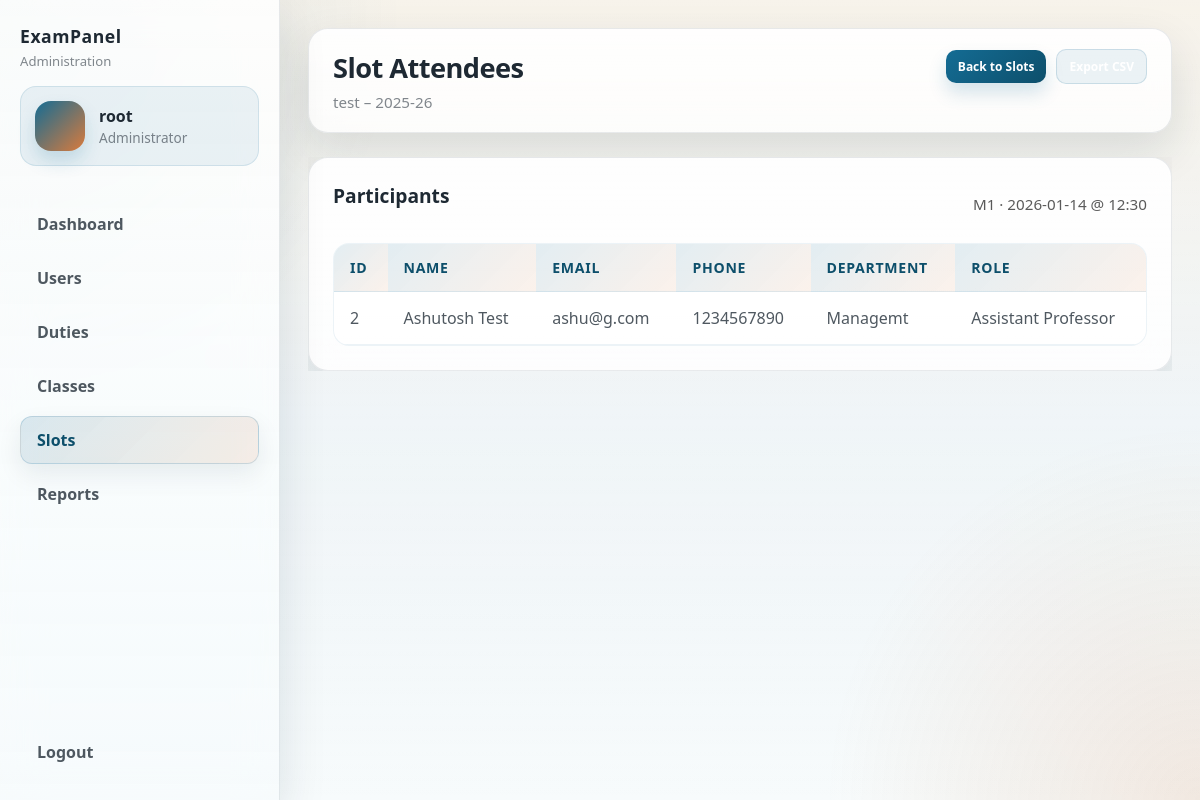
Page /admin/slot_applicants.php?slot=1 (signed in) on the committed database.
### tables this page shows
CREATE TABLE `slot` (
  `id` int(11) NOT NULL,
  `duty` int(11) DEFAULT NULL,
  `slottext` varchar(255) DEFAULT NULL,
  `slottime` varchar(10) DEFAULT NULL,
  `slotdate` varchar(20) DEFAULT NULL,
  `requirement` int(11) DEFAULT NULL
);

CREATE TABLE `duties` (
  `id` int(11) NOT NULL,
  `title` varchar(255) DEFAULT NULL,
  `academicsession` varchar(100) DEFAULT NULL,
  `type` varchar(100) DEFAULT NULL,
  `createdat` varchar(50) DEFAULT NULL,
  `professor` int(11) DEFAULT 4,
  `assistantprofessor` int(11) DEFAULT 8,
  `associateprofessor` int(11) DEFAULT 6,
  `researchscholar` int(11) DEFAULT 10
);

CREATE TABLE `users` (
  `id` int(11) NOT NULL,
  `employeeid` varchar(50) DEFAULT NULL,
  `name` varchar(255) DEFAULT NULL,
  `email` varchar(191) DEFAULT NULL,
  `phone` varchar(20) DEFAULT NULL,
  `pass` char(64) DEFAULT NULL,
  `role` varchar(100) DEFAULT NULL,
  `department` varchar(100) DEFAULT NULL
);

### admin/slot_applicants.php (the view, shortened to what this page needs)
<?php
require_once '../lib/conn.php';
$slot_id = isset($_GET['slot']) ? intval($_GET['slot']) : 0;
$duty_param = isset($_GET['duty']) ? intval($_GET['duty']) : 0;
$slot = null;
$participants = [];
if ($slot_id > 0) {
    $slotStmt = $conn->prepare("SELECT s.slottext, s.slottime, s.slotdate, s.requirement, s.duty, d.title AS duty_title, d.academicsession, d.type FROM slot s LEFT JOIN duties d ON s.duty = d.id WHERE s.id = ? LIMIT 1");
    $slotStmt->bind_param('i', $slot_id);
    $slotStmt->execute();
    $slot = $slotStmt->get_result()->fetch_assoc();
    if ($slot) {
        $participantStmt = $conn->prepare("SELECT u.id, u.name, u.email, u.phone, u.role, u.department FROM preferences p JOIN users u ON p.userid = u.id WHERE p.slotid = ? ORDER BY u.name");
        $participantStmt->bind_param('i', $slot_id);
        $participantStmt->execute();
        $participantResult = $participantStmt->get_result();
        while ($row = $participantResult->fetch_assoc()) {
            $participants[] = $row;
        }
    } else {
        $errorMessage = 'Slot not found.';
    }
} else {
    $errorMessage = 'Missing slot identifier.';
}
$selected_duty = $duty_param;
if ($slot && isset($slot['duty'])) {
    $selected_duty = intval($slot['duty']);
}
$backUrl = 'slots.php';
if ($selected_duty) {
    $backUrl .= '?duty=' . $selected_duty;
}
$exportUrl = '';
if ($slot && $selected_duty) {
    $exportUrl = 'slot_applicants.php?slot=' . $slot_id . '&duty=' . $selected_duty . '&export=1';
}
?>
<!DOCTYPE html>
<html lang="en">
<head>
    <link rel="stylesheet" href="../public/style/styles.css">
    <link rel="stylesheet" href="../public/style/admin.css">
</head>
<body class="admin-open">
    <?php include 'sidebar.php'; ?>
    <div class="main">
        <header class="topbar">
            <div class="topbar-left">
                <div class="title-block">
                    <h1 class="page-title">Slot Attendees</h1>
                    <?php if ($slot): ?>
                    <p class="page-subtitle">
                        <?= htmlspecialchars($slot['duty_title'] ?? 'Duty') ?> &ndash; <?= htmlspecialchars($slot['academicsession'] ?? '') ?>
                    </p>
                    <?php endif; ?>
                </div>
            </div>
            <div class="top-actions">
                <a href="<?= htmlspecialchars($backUrl) ?>" class="btn small">Back to Slots</a>
                <?php if ($slot && count($participants) > 0 && $exportUrl): ?>
                <a href="<?= htmlspecialchars($exportUrl) ?>" class="btn small export-btn" title="Export attendees">
                </a>
                <?php endif; ?>
            </div>
        </header>
        <section class="content">
            <div class="duties-table">
                <div class="table-header">
                    <h2>Participants</h2>
                    <?php if ($slot): ?>
                    <div class="meta" style="margin-top:4px; color:rgba(0,0,0,0.65); font-size:0.95rem;">
                        <?= htmlspecialchars($slot['slottext']) ?> &middot; <?= htmlspecialchars($slot['slotdate']) ?> @ <?= htmlspecialchars($slot['slottime']) ?>
                    </div>
                    <?php endif; ?>
                </div>
                <?php if ($slot && count($participants) > 0): ?>
                <table>
                    <thead>
                        <tr>
                            <th>ID</th>
                            <th>Name</th>
                            <th>Email</th>
                            <th>Phone</th>
                            <th>Department</th>
                            <th>Role</th>
                        </tr>
                    </thead>
                    <tbody>
                        <?php foreach ($participants as $participant): ?>
                        <tr>
                            <td><?= htmlspecialchars($participant['id']) ?></td>
                            <td><?= htmlspecialchars($participant['name']) ?></td>
                            <td><?= htmlspecialchars($participant['email']) ?></td>
                            <td><?= htmlspecialchars($participant['phone'] ?? '—') ?></td>
                            <td><?= htmlspecialchars($participant['department'] ?? '—') ?></td>
                            <td><?= htmlspecialchars($participant['role']) ?></td>
                        </tr>
                        <?php endforeach; ?>
                    </tbody>
                </table>
                <?php endif; ?>
            </div>
        </section>
    </div>
</body>
</html>

### public/style/styles.css (style rules this page uses)
html { overflow-x: hidden; width: 100%; max-width: 100%; }
body { font-family: Arial, sans-serif; margin: 0; padding: 0; background-color: #f4f4f9; color: #333; min-height: 100vh; display: flex; align-items: center; justify-content: center; padding: 16px; box-sizing: border-box; width: 100%; max-width: 100vw; overflow-x: hidden !important; }
h1 { text-align: center; color: #ffffff; margin-top: 0; margin-bottom: 18px; font-size: 1.6rem; }
.btn.small { display: inline-block; width: auto; padding: 8px 12px; font-size: 0.9rem; border-radius: 8px; }

### rows in the picture
slot: duties.title "test", duties.academicsession "2025-26", slottext "M1", slotdate "2026-01-14", slottime "12:30"
users: id "2", name "Ashutosh Test", email "ashu@g.com", phone "1234567890", department "Managemt", role "Assistant Professor"

### other values in the picture
$username "root"
